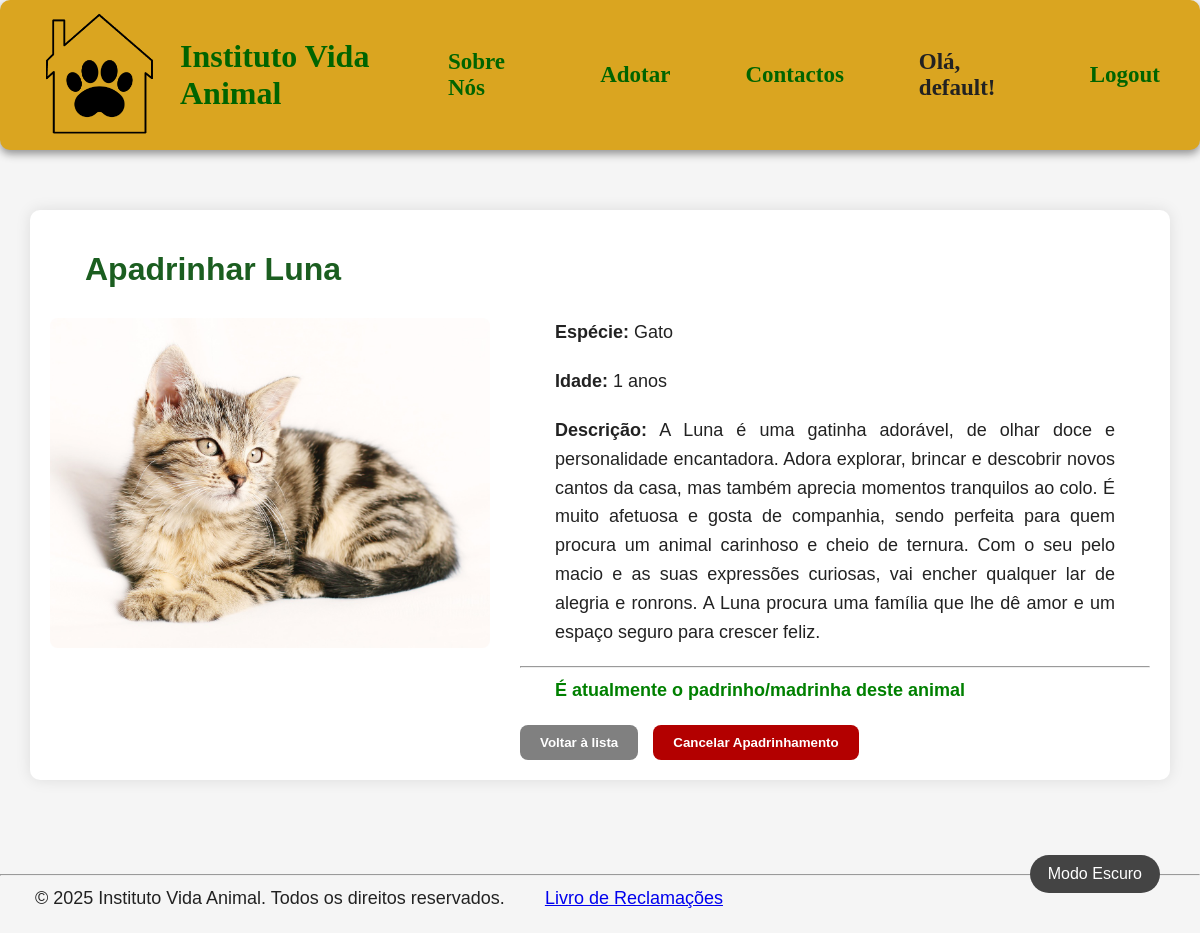
Screenshot of /apadrinhar/6/ (signed in) with the database file from the repository.
### app_adocao/models.py (models this page shows, shortened)
class Animal(models.Model):
    ESPECIES = (
        ('gato', 'Gato'),
        ('cao', 'Cão'),
    )
    nome = models.CharField(max_length=15)
    idade = models.IntegerField()
    especie = models.CharField(choices=ESPECIES)
    descricao = models.CharField(max_length=1000)
    imagem = models.ImageField(upload_to='imgAnimal/')
    padrinho = models.ForeignKey(
            User,
            on_delete=models.SET_NULL,
            null=True,
            blank=True,
            related_name='animais_apadrinhados'
        )

### app_adocao/views.py (the view)
# urls.py: path('apadrinhar/<int:animal_id>/', views.apadrinhar, name='apadrinhar'),
@login_required
def apadrinhar(request, animal_id):
    animal = get_object_or_404(Animal, id=animal_id)
    if animal.padrinho and animal.padrinho != request.user:
        messages.warning(request, f"O {animal.nome} já foi apadrinhado por outro utilizador.")
        return render(request, 'site/apadrinhar.html', {'animal': animal})
    if request.method == "POST" and "cancelar" in request.POST:
        if animal.padrinho == request.user:
            animal.padrinho = None
            animal.save()
            messages.success(request, f"Apadrinhamento de {animal.nome} cancelado.")
        return render(request, 'site/apadrinhar.html', {'animal': animal})
    if request.method == "POST" and not animal.padrinho:
        animal.padrinho = request.user
        animal.save()
        messages.success(request, f"Parabéns! Agora é o padrinho/madrinha de {animal.nome}.")
        return render(request, 'site/apadrinhar.html', {'animal': animal})
    return render(request, 'site/apadrinhar.html', {'animal': animal})

### app_adocao/templates/site/apadrinhar.html (shortened to what this page needs)
<!DOCTYPE html>
<html lang="pt">
    <head>
        {% load static %}
        <link rel="stylesheet" href="{% static 'css/style.css' %}">
        <link rel="stylesheet" href="{% static 'css/animais.css' %}">
        <link rel="stylesheet" href="{% static 'css/modoEscuro.css' %}">
    </head>
    <body>
        <header class="cabecalho">
            <div class="esquerda">
                <img src="{% static 'imagens/logo.png' %}" alt="Logo do Instituto Vida Animal" class="logo">
                <a class="home" href="/">Instituto Vida Animal</a>
            </div>
            <nav>
                <a href="../../sobreNos">Sobre Nós</a>
                <a href="../../adotar">Adotar</a>
                <a href="../../contactos">Contactos</a>
                {% if user.is_authenticated %}
                    <span>Olá, {{ user.username }}!</span>
                    <a href="{% url 'logout' %}">Logout</a>
                {% else %}
                    <a href="{% url 'sign_in' %}">Login</a>
                {% endif %}
            </nav>
        </header>
        <button id="darkModeToggle">Modo Escuro</button>
        <main>
            <h1>Apadrinhar {{ animal.nome }}</h1>
            <div class="animal-detalhes">
                <img src="{{ animal.imagem.url }}" alt="{{ animal.nome }}">
                <div class="animal-info">
                    <p><strong>Espécie:</strong> {{ animal.get_especie_display }}</p>
                    <p><strong>Idade:</strong> {{ animal.idade }} anos</p>
                    <p><strong>Descrição:</strong> {{ animal.descricao }}</p>
                    <hr>
                    {% if not animal.padrinho %}
                        <form method="post">
                            {% csrf_token %}
                            <p>Deseja confirmar o apadrinhamento deste animal?</p>
                            <div class="botoes">
                                <a href="{% url 'adotar' %}">
                                    <button type="button" class="btn-voltar">Voltar à lista</button>
                                </a>
                                <button type="submit" class="btn-verde">Confirmar Apadrinhamento</button>
                            </div>
                        </form>
                    {% elif animal.padrinho == user %}
                        <p style="color: green; font-weight: bold;">É atualmente o padrinho/madrinha deste animal</p>
                        <form method="post">
                            <div class="botoes">
                                <a href="{% url 'adotar' %}">
                                    <button type="button" class="btn-voltar">Voltar à lista</button>
                                </a>
                                <button type="submit" name="cancelar" class="btn-vermelho">Cancelar Apadrinhamento</button>
                            </div>
                        </form>
                    {% endif %}
                </div>
            </div>
        </main>
        <br><br>
        <footer>
        <hr>
        <p>
            &copy; 2025 Instituto Vida Animal. Todos os direitos reservados.
            <a class="sign_up" style="margin-left: 35px;" href="https:/www.livroreclamacoes.pt/inicio" rel="noopener noreferrer" target="_blank">Livro de Reclamações</a>
        </p>
    </footer>
    </body>
</html>

### app_adocao/static/css/style.css (style rules this page uses)
body { font-family: Arial, sans-serif; background-color: whitesmoke; margin: 0; color: #222; padding-top: 160px; }
h1 { margin-left: 35px; font-family: 'Trebuchet MS', sans-serif; color: #1b5e20; }
p { text-align: justify; margin: 0 35px 20px 35px; font-size: large; line-height: 1.6; }
.cabecalho { display: flex; align-items: center; justify-content: space-between; padding: 0 40px; background-color: #daa520; border-radius: 10px; box-shadow: 0 4px 8px rgba(0, 0, 0, 0.404); height: 150px; position: fixed; top: 0; left: 0; right: 0; z-index: 1000; }
.esquerda { display: flex; align-items: center; gap: 20px; }
.logo { width: 120px; height: auto; }
.home { font-size: 32px; font-family: cursive; font-weight: bolder; color: darkgreen; text-decoration: none; }
nav { font-family: cursive; display: flex; gap: 75px; align-items: center; font-weight: bolder; }
nav a, nav span { font-size: 23px; }
a:link:not(.sign_up), a:visited:not(.sign_up) { color: darkgreen; text-decoration: none; }
button { background-color: darkgreen; color: white; padding: 8px 20px; border-radius: 8px; border: none; cursor: pointer; transition: 0.3s; }
.btn-voltar { background-color: gray !important; color: white; font-weight: bold; text-decoration: none; padding: 10px 20px; border-radius: 8px; display: inline-block; }
.btn-vermelho { background-color: #b30000 !important; color: white; font-weight: bold; padding: 10px 20px; border-radius: 8px; }
.botoes { display: flex; gap: 15px; margin-top: 15px; flex-wrap: wrap; }
main { max-width: 1100px; margin: 50px auto; padding: 20px; background-color: white; border-radius: 10px; box-shadow: 0 0 15px rgba(0,0,0,0.1); }

### app_adocao/static/css/animais.css (style rules this page uses)
.animal-detalhes { display: flex; gap: 30px; align-items: flex-start; margin-top: 30px; }
.animal-detalhes img { max-width: 40%; height: auto; border-radius: 8px; object-fit: cover; }
.animal-info { flex: 1; }

### app_adocao/static/css/modoEscuro.css (style rules this page uses)
#darkModeToggle { cursor: pointer; font-size: 16px; padding: 10px 18px; border: none; border-radius: 50px; background-color: #444; color: white; transition: background-color 0.3s, transform 0.2s; margin: 20px; position: fixed; bottom: 20px; right: 20px; z-index: 1000; }

### rows the page displays
Animal: nome "Luna", imagem (picture), especie "Gato", idade "1", descricao "A Luna é uma gatinha adorável, de olhar doce e personalidade encantadora. Adora explorar, brincar e descobrir novos cantos da casa, mas também aprecia momentos tranquilos ao colo. É muito afetuosa e gosta de companhia, sendo perfeita para quem procura um animal carinhoso e cheio de ternura. Com o seu pelo macio e as suas expressões curiosas, vai encher qualquer lar de alegria e ronrons. A Luna procura uma família que lhe dê amor e um espaço seguro para crescer feliz."

### other values shown
{{ user.username }} "default"
